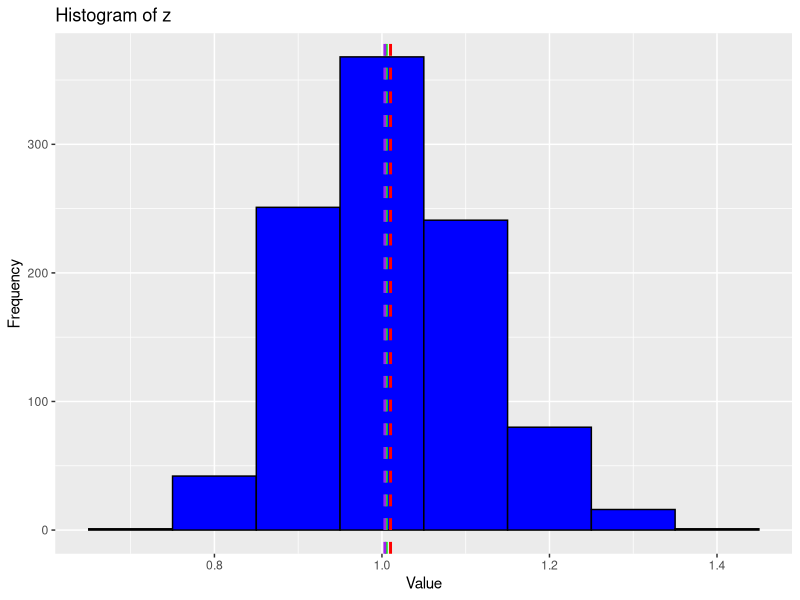
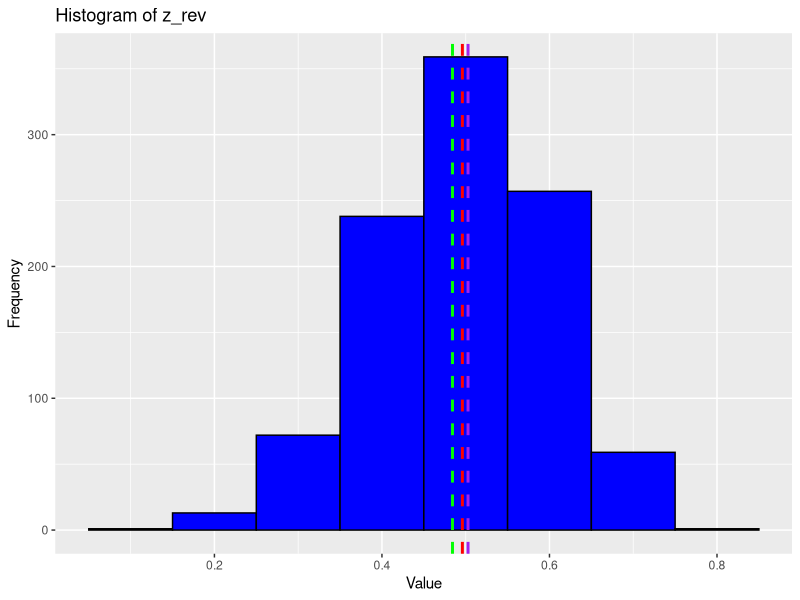

These charts were generated, in order, by the following R code:
#' ---
#' title: "Report week4"
#' output: html_document
#' date: "2023-9-23"
#' author: Zachary Bunch
#' ---

library(tidyverse)

# construct vectors x and y
x <- c(15.9, 15.1, 21.9, 13.3, 24.4)
y <- c(15.9, 15.1, 21.9, 53.3, 24.4)

x

y

# arithmetic mean
# for vector x
n_x <- length(x) # the number of elements in x = the number of data points
sum_x <- sum(x) # summation for x
mu_x <- sum_x / n_x # arithmetic mean
print(mu_x) # print calculated value


# for vector y; we can calculate directly too
mu_y <- sum(y) / length(y)
print(mu_y) # print calculated value

#mean()
print(mean(x))
print(mean(y))

#Geometric mean ####

# for vector x
prod_x <- prod(x) # product of vector x; x1 * x2 * x3...
n_x <- length(x)
mug_x <- prod_x^(1 / n_x) # ^ means power
print(mug_x)

# for vector y
mug_y <- prod(y)^(1 / length(y))
print(mug_y)

#Median ####

# for vector x
x <- sort(x) # sort x from small to large
index <- (length(x) + 1) / 2 # (N + 1)/2 th index as length(x) is an odd number
med_x <- x[index]
print(med_x)

# for vector y
y <- sort(y) # sort y from small to large
med_y <- y[(length(y) + 1) / 2]
print(med_y)


print(median(x))

print(median(y))


# variation  ------------------------------------------------------------

# for x
sqd_x <- (x - mean(x))^2 # squared deviance
sum_sqd_x <- sum(sqd_x)
var_x <- sum_sqd_x / length(x)
print(var_x)

# for y
var_y <- sum((y - mean(y))^2) / length(y)
print(var_y)


# Standard deviation  -----------------------------------------------------

# for x
sd_x <- sqrt(var_x) # sqrt(): square root
print(sd_x)

# for y
sd_y <- sqrt(var_y)
print(sd_y)

# coeffient of variation 

# for x
cv_x <- sd_x / mean(x)
print(cv_x)

# for y
cv_y <- sd_y / mean(y)
print(cv_y)

# IQR

# for x
x_l <- quantile(x, 0.25) # quantile(): return quantile values, 25 percentile
x_h <- quantile(x, 0.75) # quantile(): return quantile values, 75 percentile
iqr_x <- abs(x_l - x_h) # abs(): absolute value
print(iqr_x)


# for y
y_q <- quantile(y, c(0.25, 0.75)) # return as a vector
iqr_y <- abs(y_q[1] - y_q[2]) # y_q[1] = 25 percentile; y_q[2] = 75 percentile
print(iqr_y)

# MAD

# for x
ad_x <- abs(x - median(x))
mad_x <- median(ad_x)
print(mad_x)

# for y
mad_y <- median(abs(y - median(y)))
print(mad_y)

# MAD/ MEDIAN

# for x
mm_x <- mad_x / median(x)
print(mm_x)

# for y
mm_y <- mad_y / median(y)
print(mm_y)


# 1.3 Lab -----------------------------------------------------------------

# Step 1: Create a vector z with length 1000
z <- exp(rnorm(n = 1000, mean = 0, sd = 0.1))

arithmetic_mean <- mean(z)
geometric_mean <- exp(mean(log(z)))  # Geometric mean calculation
median_value <- median(z)


# Step 2 + 3: Draw a histogram of z using ggplot2 
# Draw vertical lines of arithmetic mean, geometric mean, and median on the histogram with different colors using a function geom_vline() 
library(tibble)
library(ggplot2)

data <- tibble(z = z)

ggplot(data, aes(x = z)) +
  geom_histogram(binwidth = 0.1, fill = "blue", color = "black") +
  geom_vline(xintercept = arithmetic_mean, color = "red", linetype = "dashed", size = 1) +
  geom_vline(xintercept = geometric_mean, color = "green", linetype = "dashed", size = 1) +
  geom_vline(xintercept = median_value, color = "purple", linetype = "dashed", size = 1) +
  labs(title = "Histogram of z",
       x = "Value",
       y = "Frequency")


# Step 4: Compare the values of the central tendency measures.
# Just a table?


summary_table <- data.frame(
  Measure = c("Arithmetic Mean", "Geometric Mean", "Median"),
  Value = c(arithmetic_mean, geometric_mean, median_value)
)

summary_table


# Step 5: Create a new vector z_rev and repeat steps 1-4
z_rev <- -z + max(z) + 0.1


arithmetic_mean <- mean(z_rev)
geometric_mean <- exp(mean(log(z_rev)))  # Geometric mean calculation
median_value <- median(z_rev)

#REPEAT
# Step 2 + 3: Draw a histogram of z_rev using ggplot2 
# Draw vertical lines of arithmetic mean, geometric mean, and median on the histogram with different colors using a function geom_vline() 
library(tibble)
library(ggplot2)

data <- tibble(z_rev = z_rev)

ggplot(data, aes(x = z_rev)) +
  geom_histogram(binwidth = 0.1, fill = "blue", color = "black") +
  geom_vline(xintercept = arithmetic_mean, color = "red", linetype = "dashed", size = 1) +
  geom_vline(xintercept = geometric_mean, color = "green", linetype = "dashed", size = 1) +
  geom_vline(xintercept = median_value, color = "purple", linetype = "dashed", size = 1) +
  labs(title = "Histogram of z_rev",
       x = "Value",
       y = "Frequency")

#REPEAT
# Step 4: Compare the values of the central tendency measures.
# Just a table?


summary_table <- data.frame(
  Measure = c("Arithmetic Mean", "Geometric Mean", "Median"),
  Value = c(arithmetic_mean, geometric_mean, median_value)
)

summary_table



#### 1.3.2 ####


w <- rnorm(100, mean = 10, sd = 1)
head(w) # show first 10 elements in w



# Step 1: Convert the unit to milligrams and create a new vector m

m <- w * 1000  # 1 gram = 1000 milligrams

# Step 2: Calculate SD and MAD for w and m.

sd_w <- sd(w)
mad_w <- mad(w)
sd_m <- sd(m)
mad_m <- mad(m)

# Step 3: Calculate CV and MAD/Median for w and m.

cv_w <- sd_w / mean(w)
mad_median_w <- mad(w) / median(w)
cv_m <- sd_m / mean(m)
mad_median_m <- mad(m) / median(m)
